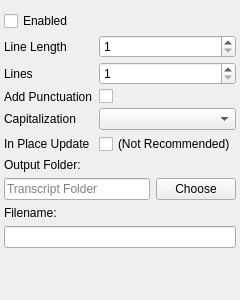
         <widget class="QWidget" name="fileOutputTab">
          <attribute name="title">
           <string>File Output</string>
          </attribute>
          <layout class="QVBoxLayout" name="verticalLayout">
           <property name="leftMargin">
            <number>4</number>
           </property>
           <property name="rightMargin">
            <number>4</number>
           </property>
           <property name="bottomMargin">
            <number>12</number>
           </property>
           <item>
            <widget class="QWidget" name="textSourceWidget" native="true">
             <property name="sizePolicy">
              <sizepolicy hsizetype="Preferred" vsizetype="Fixed">
               <horstretch>0</horstretch>
               <verstretch>0</verstretch>
              </sizepolicy>
             </property>
             <layout class="QFormLayout" name="formLayout_6">
              <property name="labelAlignment">
               <set>Qt::AlignLeading|Qt::AlignLeft|Qt::AlignVCenter</set>
              </property>
              <property name="formAlignment">
               <set>Qt::AlignLeading|Qt::AlignLeft|Qt::AlignTop</set>
              </property>
              <property name="verticalSpacing">
               <number>4</number>
              </property>
              <property name="leftMargin">
               <number>0</number>
              </property>
              <property name="topMargin">
               <number>0</number>
              </property>
              <property name="rightMargin">
               <number>0</number>
              </property>
              <property name="bottomMargin">
               <number>0</number>
              </property>
              <item row="2" column="0">
               <widget class="QLabel" name="label_23">
                <property name="text">
                 <string>Line Length</string>
                </property>
               </widget>
              </item>
              <item row="2" column="1">
               <widget class="QSpinBox" name="fileOutputLineLengthSpinBox">
                <property name="minimumSize">
                 <size>
                  <width>100</width>
                  <height>0</height>
                 </size>
                </property>
                <property name="minimum">
                 <number>1</number>
                </property>
                <property name="maximum">
                 <number>999999999</number>
                </property>
               </widget>
              </item>
              <item row="3" column="0">
               <widget class="QLabel" name="label_24">
                <property name="text">
                 <string>Lines</string>
                </property>
               </widget>
              </item>
              <item row="3" column="1">
               <widget class="QSpinBox" name="fileOutputLineCountSpinBox">
                <property name="sizePolicy">
                 <sizepolicy hsizetype="Minimum" vsizetype="Fixed">
                  <horstretch>0</horstretch>
                  <verstretch>0</verstretch>
                 </sizepolicy>
                </property>
                <property name="minimumSize">
                 <size>
                  <width>100</width>
                  <height>0</height>
                 </size>
                </property>
                <property name="minimum">
                 <number>1</number>
                </property>
               </widget>
              </item>
              <item row="4" column="0">
               <widget class="QLabel" name="label_26">
                <property name="text">
                 <string>Add Punctuation</string>
                </property>
               </widget>
              </item>
              <item row="4" column="1">
               <widget class="QCheckBox" name="fileOutputPunctuationCheckBox">
                <property name="text">
                 <string/>
                </property>
               </widget>
              </item>
              <item row="5" column="0">
               <widget class="QLabel" name="label_25">
                <property name="text">
                 <string>Capitalization</string>
                </property>
               </widget>
              </item>
              <item row="5" column="1">
               <widget class="QComboBox" name="fileOutputCapitalizationComboBox"/>
              </item>
              <item row="6" column="0">
               <widget class="QLabel" name="label_29">
                <property name="toolTip">
                 <string>In Place Update can cause external tools reading the file to see it only partially written, only use if you know you need it.</string>
                </property>
                <property name="text">
                 <string>In Place Update</string>
                </property>
               </widget>
              </item>
              <item row="6" column="1">
               <widget class="QCheckBox" name="fileOutputInplaceUpdateCheckBox">
                <property name="toolTip">
                 <string>In Place Update can cause external tools reading the file to see it only partially written, only use if you know you need it.</string>
                </property>
                <property name="text">
                 <string>(Not Recommended)</string>
                </property>
               </widget>
              </item>
              <item row="7" column="0">
               <widget class="QLabel" name="label_27">
                <property name="text">
                 <string>Output Folder:</string>
                </property>
               </widget>
              </item>
              <item row="1" column="0">
               <widget class="QCheckBox" name="fileOutputEnabledCheckBox">
                <property name="text">
                 <string>Enabled</string>
                </property>
               </widget>
              </item>
             </layout>
            </widget>
           </item>
           <item>
            <widget class="QWidget" name="fileOutputFolderWidget" native="true">
             <layout class="QHBoxLayout" name="horizontalLayout_4">
              <property name="leftMargin">
               <number>0</number>
              </property>
              <property name="topMargin">
               <number>0</number>
              </property>
              <property name="rightMargin">
               <number>0</number>
              </property>
              <property name="bottomMargin">
               <number>0</number>
              </property>
              <item>
               <widget class="QLineEdit" name="fileOutputFolderPathLineEdit">
                <property name="placeholderText">
                 <string>Transcript Folder</string>
                </property>
               </widget>
              </item>
              <item>
               <widget class="QPushButton" name="fileOutputFolderPickerPushButton">
                <property name="text">
                 <string>Choose</string>
                </property>
               </widget>
              </item>
             </layout>
            </widget>
           </item>
           <item>
            <widget class="QLabel" name="label_28">
             <property name="text">
              <string>Filename:</string>
             </property>
            </widget>
           </item>
           <item>
            <widget class="QLineEdit" name="fileOutputCustomNameOverwriteLineEdit"/>
           </item>
           <item>
            <spacer name="verticalSpacer_2">
             <property name="orientation">
              <enum>Qt::Vertical</enum>
             </property>
             <property name="sizeHint" stdset="0">
              <size>
               <width>20</width>
               <height>40</height>
              </size>
             </property>
            </spacer>
           </item>
          </layout>
         </widget>
